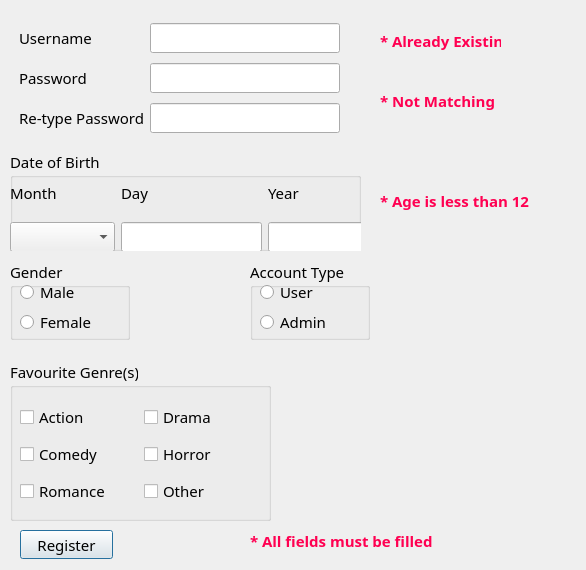
<?xml version="1.0" encoding="UTF-8"?>
<ui version="4.0">
 <class>RegisterWindow</class>
 <widget class="QDialog" name="RegisterWindow">
  <property name="geometry">
   <rect>
    <x>0</x>
    <y>0</y>
    <width>586</width>
    <height>570</height>
   </rect>
  </property>
  <property name="font">
   <font>
    <family>Gabriola</family>
    <pointsize>11</pointsize>
    <fontweight>Thin</fontweight>
   </font>
  </property>
  <property name="windowTitle">
   <string>Dialog</string>
  </property>
  <widget class="QWidget" name="gridLayoutWidget">
   <property name="geometry">
    <rect>
     <x>19</x>
     <y>19</y>
     <width>321</width>
     <height>121</height>
    </rect>
   </property>
   <layout class="QGridLayout" name="gridLayout_2">
    <item row="2" column="0">
     <widget class="QLabel" name="label_repassword">
      <property name="text">
       <string>Re-type Password</string>
      </property>
     </widget>
    </item>
    <item row="1" column="0">
     <widget class="QLabel" name="label_pass">
      <property name="text">
       <string>Password</string>
      </property>
     </widget>
    </item>
    <item row="0" column="0">
     <widget class="QLabel" name="label_user">
      <property name="text">
       <string>Username</string>
      </property>
     </widget>
    </item>
    <item row="0" column="1">
     <widget class="QLineEdit" name="lineEdit_user"/>
    </item>
    <item row="1" column="1">
     <widget class="QLineEdit" name="lineEdit_pass">
      <property name="echoMode">
       <enum>QLineEdit::Password</enum>
      </property>
     </widget>
    </item>
    <item row="2" column="1">
     <widget class="QLineEdit" name="lineEdit_repass">
      <property name="echoMode">
       <enum>QLineEdit::Password</enum>
      </property>
     </widget>
    </item>
   </layout>
  </widget>
  <widget class="QGroupBox" name="groupBox">
   <property name="geometry">
    <rect>
     <x>10</x>
     <y>150</y>
     <width>351</width>
     <height>101</height>
    </rect>
   </property>
   <property name="title">
    <string>Date of Birth</string>
   </property>
   <widget class="QWidget" name="gridLayoutWidget_2">
    <property name="geometry">
     <rect>
      <x>0</x>
      <y>20</y>
      <width>399</width>
      <height>82</height>
     </rect>
    </property>
    <layout class="QGridLayout" name="gridLayout">
     <item row="0" column="2">
      <widget class="QLabel" name="label_year">
       <property name="text">
        <string>Year</string>
       </property>
      </widget>
     </item>
     <item row="3" column="0">
      <widget class="QComboBox" name="comboBox_month">
       <item>
        <property name="text">
         <string/>
        </property>
       </item>
       <item>
        <property name="text">
         <string>January</string>
        </property>
       </item>
       <item>
        <property name="text">
         <string>February</string>
        </property>
       </item>
       <item>
        <property name="text">
         <string>March</string>
        </property>
       </item>
       <item>
        <property name="text">
         <string>April</string>
        </property>
       </item>
       <item>
        <property name="text">
         <string>May</string>
        </property>
       </item>
       <item>
        <property name="text">
         <string>June</string>
        </property>
       </item>
       <item>
        <property name="text">
         <string>July</string>
        </property>
       </item>
       <item>
        <property name="text">
         <string>August</string>
        </property>
       </item>
       <item>
        <property name="text">
         <string>September</string>
        </property>
       </item>
       <item>
        <property name="text">
         <string>October</string>
        </property>
       </item>
       <item>
        <property name="text">
         <string>November</string>
        </property>
       </item>
       <item>
        <property name="text">
         <string>December</string>
        </property>
       </item>
       <item>
        <property name="text">
         <string/>
        </property>
       </item>
      </widget>
     </item>
     <item row="3" column="1">
      <widget class="QLineEdit" name="lineEdit_day"/>
     </item>
     <item row="3" column="2">
      <widget class="QLineEdit" name="lineEdit_year"/>
     </item>
     <item row="0" column="1">
      <widget class="QLabel" name="label_day">
       <property name="text">
        <string>Day</string>
       </property>
      </widget>
     </item>
     <item row="0" column="0">
      <widget class="QLabel" name="label_month">
       <property name="text">
        <string>Month</string>
       </property>
      </widget>
     </item>
    </layout>
   </widget>
  </widget>
  <widget class="QGroupBox" name="groupBox_gender">
   <property name="geometry">
    <rect>
     <x>10</x>
     <y>260</y>
     <width>120</width>
     <height>80</height>
    </rect>
   </property>
   <property name="title">
    <string>Gender</string>
   </property>
   <widget class="QRadioButton" name="radioButton_male">
    <property name="geometry">
     <rect>
      <x>10</x>
      <y>20</y>
      <width>110</width>
      <height>24</height>
     </rect>
    </property>
    <property name="text">
     <string>Male</string>
    </property>
   </widget>
   <widget class="QRadioButton" name="radioButton_female">
    <property name="geometry">
     <rect>
      <x>10</x>
      <y>50</y>
      <width>110</width>
      <height>24</height>
     </rect>
    </property>
    <property name="text">
     <string>Female</string>
    </property>
   </widget>
  </widget>
  <widget class="QGroupBox" name="groupBox_accounttype">
   <property name="geometry">
    <rect>
     <x>250</x>
     <y>260</y>
     <width>120</width>
     <height>80</height>
    </rect>
   </property>
   <property name="title">
    <string>Account Type</string>
   </property>
   <widget class="QRadioButton" name="radioButton_user">
    <property name="geometry">
     <rect>
      <x>10</x>
      <y>20</y>
      <width>110</width>
      <height>24</height>
     </rect>
    </property>
    <property name="text">
     <string>User</string>
    </property>
   </widget>
   <widget class="QRadioButton" name="radioButton_admin">
    <property name="geometry">
     <rect>
      <x>10</x>
      <y>50</y>
      <width>110</width>
      <height>24</height>
     </rect>
    </property>
    <property name="text">
     <string>Admin</string>
    </property>
   </widget>
  </widget>
  <widget class="QGroupBox" name="groupBox_fav">
   <property name="geometry">
    <rect>
     <x>10</x>
     <y>360</y>
     <width>261</width>
     <height>161</height>
    </rect>
   </property>
   <property name="title">
    <string>Favourite Genre(s)</string>
   </property>
   <widget class="QWidget" name="layoutWidget">
    <property name="geometry">
     <rect>
      <x>10</x>
      <y>40</y>
      <width>241</width>
      <height>111</height>
     </rect>
    </property>
    <layout class="QHBoxLayout" name="horizontalLayout">
     <item>
      <layout class="QVBoxLayout" name="verticalLayout_2">
       <item>
        <widget class="QCheckBox" name="checkBox_action">
         <property name="text">
          <string>Action</string>
         </property>
        </widget>
       </item>
       <item>
        <widget class="QCheckBox" name="checkBox_favcomedy">
         <property name="text">
          <string>Comedy</string>
         </property>
        </widget>
       </item>
       <item>
        <widget class="QCheckBox" name="checkBox_romance">
         <property name="text">
          <string>Romance</string>
         </property>
        </widget>
       </item>
      </layout>
     </item>
     <item>
      <layout class="QVBoxLayout" name="verticalLayout">
       <item>
        <widget class="QCheckBox" name="checkBox_drama">
         <property name="text">
          <string>Drama</string>
         </property>
        </widget>
       </item>
       <item>
        <widget class="QCheckBox" name="checkBox_horror">
         <property name="text">
          <string>Horror</string>
         </property>
        </widget>
       </item>
       <item>
        <widget class="QCheckBox" name="checkBox_other">
         <property name="text">
          <string>Other</string>
         </property>
        </widget>
       </item>
      </layout>
     </item>
    </layout>
   </widget>
  </widget>
  <widget class="QPushButton" name="pushButton_register">
   <property name="geometry">
    <rect>
     <x>20</x>
     <y>530</y>
     <width>93</width>
     <height>29</height>
    </rect>
   </property>
   <property name="text">
    <string>Register</string>
   </property>
  </widget>
  <widget class="QLabel" name="label_Alreadyexistuser">
   <property name="geometry">
    <rect>
     <x>380</x>
     <y>30</y>
     <width>121</width>
     <height>20</height>
    </rect>
   </property>
   <property name="font">
    <font>
     <family>Gabriola</family>
     <pointsize>11</pointsize>
     <fontweight>Thin</fontweight>
    </font>
   </property>
   <property name="text">
    <string>&lt;html&gt;&lt;head/&gt;&lt;body&gt;&lt;p&gt;&lt;span style=&quot; font-weight:700; color:#ff0051;&quot;&gt;* Already Existing&lt;/span&gt;&lt;/p&gt;&lt;/body&gt;&lt;/html&gt;</string>
   </property>
  </widget>
  <widget class="QLabel" name="label_Alreadyexistpass">
   <property name="geometry">
    <rect>
     <x>380</x>
     <y>90</y>
     <width>121</width>
     <height>20</height>
    </rect>
   </property>
   <property name="text">
    <string>&lt;html&gt;&lt;head/&gt;&lt;body&gt;&lt;p&gt;&lt;span style=&quot; font-weight:700; color:#ff0051;&quot;&gt;* Not Matching&lt;/span&gt;&lt;/p&gt;&lt;/body&gt;&lt;/html&gt;</string>
   </property>
  </widget>
  <widget class="QLabel" name="label_Ageerror">
   <property name="geometry">
    <rect>
     <x>380</x>
     <y>190</y>
     <width>201</width>
     <height>20</height>
    </rect>
   </property>
   <property name="text">
    <string>&lt;html&gt;&lt;head/&gt;&lt;body&gt;&lt;p&gt;&lt;span style=&quot; font-weight:700; color:#ff0051;&quot;&gt;* Age is less than 12&lt;/span&gt;&lt;/p&gt;&lt;/body&gt;&lt;/html&gt;</string>
   </property>
  </widget>
  <widget class="QLabel" name="label_registererror">
   <property name="geometry">
    <rect>
     <x>250</x>
     <y>530</y>
     <width>211</width>
     <height>20</height>
    </rect>
   </property>
   <property name="text">
    <string>&lt;html&gt;&lt;head/&gt;&lt;body&gt;&lt;p&gt;&lt;span style=&quot; font-weight:700; color:#ff0051;&quot;&gt;* All fields must be filled&lt;/span&gt;&lt;/p&gt;&lt;/body&gt;&lt;/html&gt;</string>
   </property>
  </widget>
 </widget>
 <resources/>
 <connections/>
</ui>
